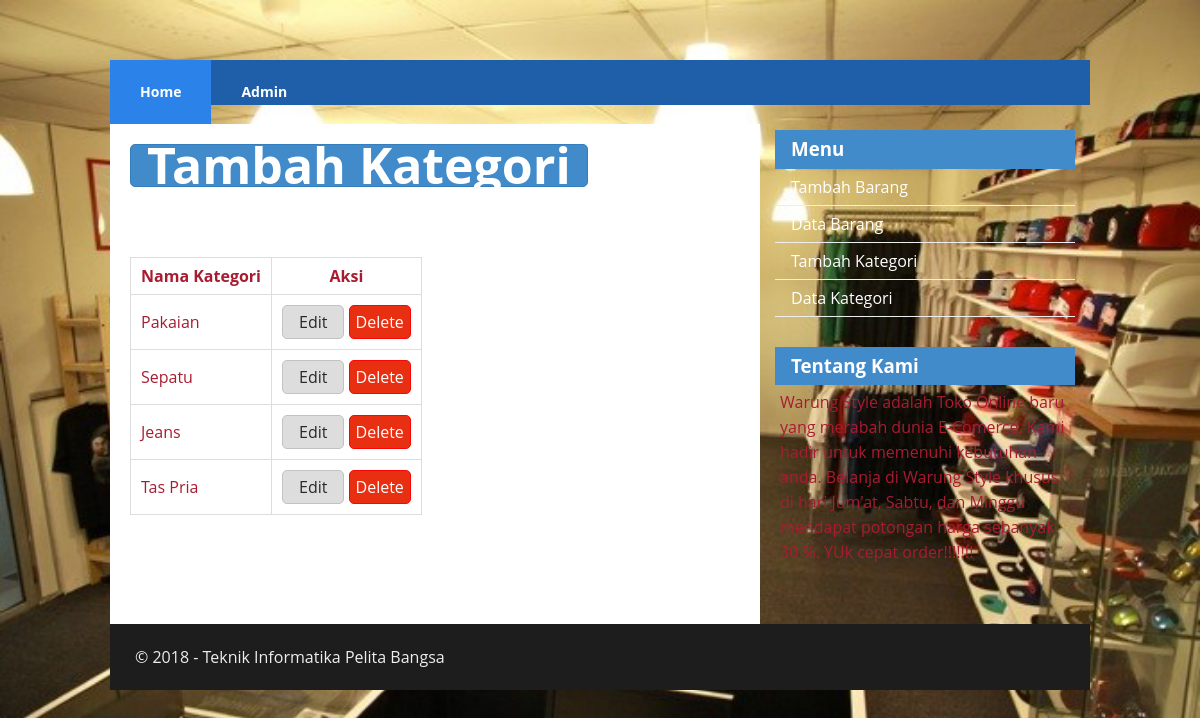
The page /kategori.php on the database its author committed.
### tables this page shows
CREATE TABLE `kategori` (
  `id_kategori` int(11) NOT NULL,
  `nama_kategori` varchar(50) NOT NULL
);

### kategori.php (the view, shortened to what this page needs)
<?php
include_once 'koneksi.php';
$sql = 'SELECT * FROM kategori';
$result = mysqli_query($conn, $sql);
include('header.php');
include('sidebar.php');
 ?>
 <div class="content_a">
   <div class="main">
     <?php
        echo '<a href="form_kategori.php" class="btn btn-large">Tambah Kategori</a>';
      ?>
     <table>
       <th>Nama Kategori</th>
       <th>Aksi</th>
       <?php while ($row = mysqli_fetch_array($result)):?>
         <tr>
           <td><?php echo $row['nama_kategori'];?></td>
           <td>
     				<a class="btn btn-default" href="edit_kategori.php?id=<?php echo $row['id_kategori'];?>">Edit</a>
     				<a class="btn btn-alert" onclick="return confirm('Yakin akan menghapus data?');"
              href="hapus_kategori.php?id=<?php echo $row['id_kategori'];?>">Delete</a>
     			</td>
         </tr>
       <?php endwhile; ?>
     </table>
   </div>
 </div>
 <?php
 include('footer.php');
  ?>

### css/style.css (style rules this page uses)
* { margin: 0; padding: 0; }
body { line-height:1; font-size:100%; font-family:'Open Sans', sans-serif; color:#a81c32; background-image: url("../image/background.jpg"); background-size: 100%; font-family: 'Open Sans', sans-serif; }
.content_a { float:right; width:650px; height: 500px; overflow:scroll; background-color: #ffffff; }
.btn { border:1px solid #c4c1c1; padding:5px 10px; background-color:#ddd; text-decoration:none; display:inline-block; border-radius:5px; }
.btn-large { font-size:50px; line-height:25px; padding:8px 16px; font-weight:bold; color:#fff; border-color:#357ebd; background-color:#428bca; margin-bottom:50px; }
.btn-default { color:#292929; padding:8px 16px; }
.btn-alert { padding: 8px 6px; background-color: #E92F11; color: #ffffff; border-color: #FA0606; }
.main { padding: 20px; }
table { border-collapse:collapse; border-spacing:0; margin:20px 0; }
table th, table td { padding: 10px; border:1px solid #ddd; }

### rows shown on the page
kategori: nama_kategori "Pakaian"
kategori: nama_kategori "Sepatu"
kategori: nama_kategori "Jeans"
kategori: nama_kategori "Tas Pria"
